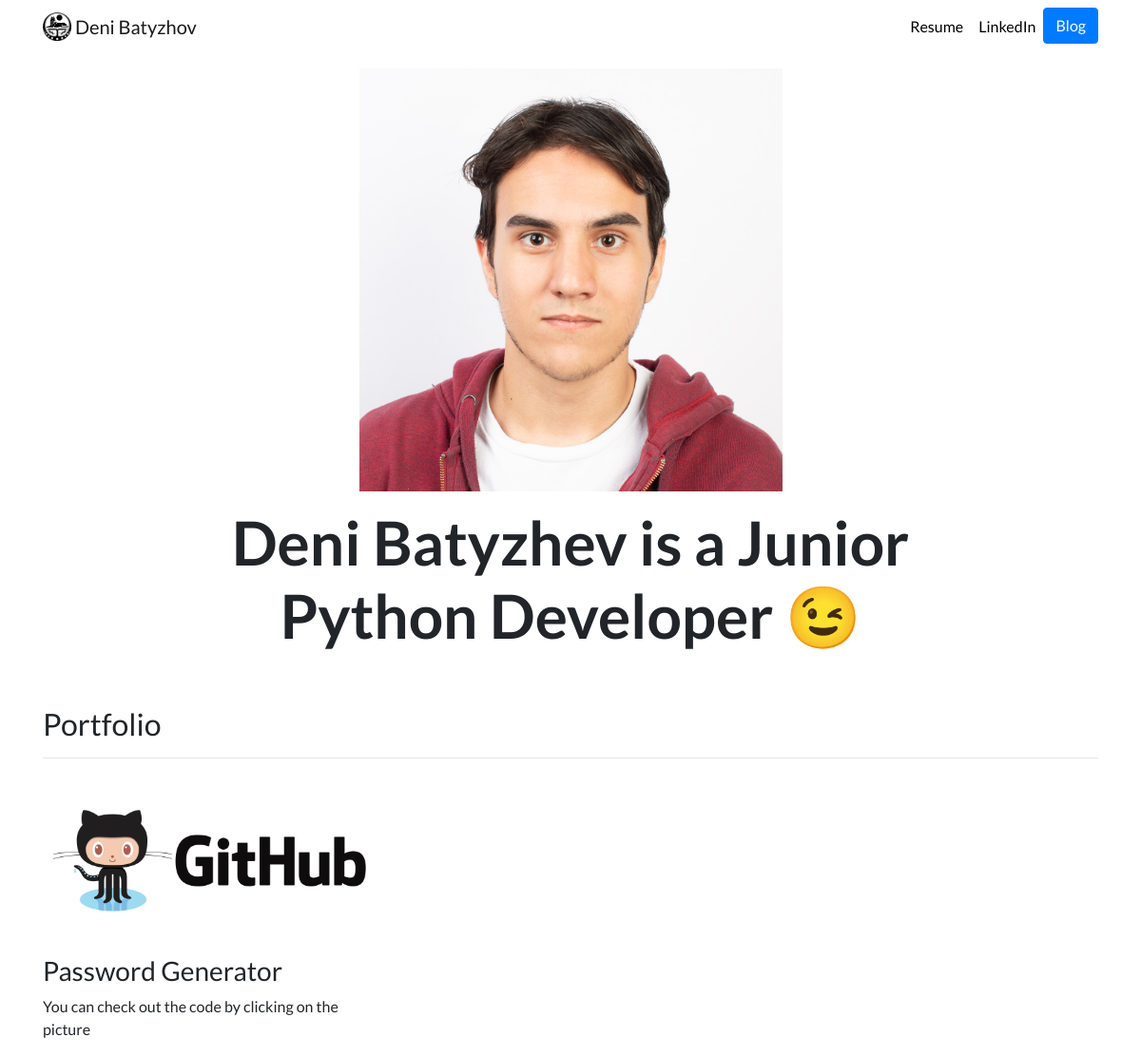
The page / on the database its author committed.
### portfolio/models.py (models this page shows, shortened)
class Project(models.Model):
    title = models.CharField(max_length=100)
    description = models.CharField(max_length=250)
    image = models.ImageField(upload_to='portfolio/images/')
    url = models.URLField(blank=True)

### portfolio/views.py (the view)
# urls.py: 2. Add a URL to urlpatterns:  path('', views.home, name='home')
def home(request):
    projects = Project.objects.all()
    return render(request, 'portfolio/home.html', {'projects': projects})

### portfolio/templates/portfolio/home.html
{% extends "portfolio/base.html" %}
{% load static %}
{% block content %}
<div class="row justify-content-center my-3">
  <div class="col-5">
    <img src="{% static 'portfolio/roo1ts.jpg' %}" class="img-fluid">
  </div>
</div>
<div class="row justify-content-center mb-3">
  <div class="col-md-9 text-center">
    <h1 id="hometext" class="font-weight-bold">Deni Batyzhev is a Junior Python Developer 😉</h1>
  </div>
</div>
<h2 class="mt-5">Portfolio</h2>
<hr>
<div class="row">
  {% for project in projects %}
  <div class="col-lg-4 col-md-6">
    {% if project.url %}
    <a href="{{ project.url }}" target='_blank'>
      <img src="{{ project.image.url }}" class="img-fluid mb-2">
    </a>
    {% else %}
    <img src="{{ project.image.url }}" class="img-fluid mb-2">
    {% endif %}
    <h3>{{ project.title }}</h3>
    <p>{{ project.description }}</p>
  </div>
  {% endfor %}
</div>
{% endblock %}

### portfolio/templates/portfolio/base.html (shortened to what this page needs)
{% load static %}
<!doctype html>
<html lang="en">
<head>
  <link rel="stylesheet" href="https://stackpath.bootstrapcdn.com/bootstrap/4.4.1/css/bootstrap.min.css">
  <link rel="stylesheet" href="{% static "portfolio/custom.css" %}">
</head>
<body>
  <nav id="topNav" class="navbar navbar-expand-md navbar-light">
    <div class="container">
      <a class="navbar-brand" href="{% url 'home' %}">
        <img src="{% static "portfolio/pngwing.com.png" %}" width="30" height="30" class="d-inline-block align-top" alt="Nick's Logo">
        <span>Deni Batyzhov</span>
      </a>
      <div class="collapse navbar-collapse text-center" id="navbarNav">
        <ul class="navbar-nav ml-auto">
          <li class="nav-item">
            <a class="nav-link" href="{% static "portfolio/portfolio.pdf" %}">Resume</a>
          </li>
          <li class="nav-item">
            <a class="nav-link" href="https://www.linkedin.com/in/denibatyzhov/" target="_blank">LinkedIn</a>
          </li>
          <li>
            <a role="button" href="{% url 'blog:all_blogs' %}" class="btn btn-primary">Blog</a>
          </li>
        </ul>
      </div>
    </div>
  </nav>
  <div class="container">
    {% block content %}{% endblock %}
  </div>
</body>
</html>

### portfolio/static/portfolio/custom.css (style rules this page uses)
.navbar-nav .nav-link { color: rgba(0,0,0,1) !important; }
body { font-family: 'Lato', sans-serif; }
@media (min-width: 992px) { #hometext { font-size: 4rem; } }

### rows shown on the page
Project: image (picture), title "Password Generator", description "You can check out the code by clicking on the picture"
